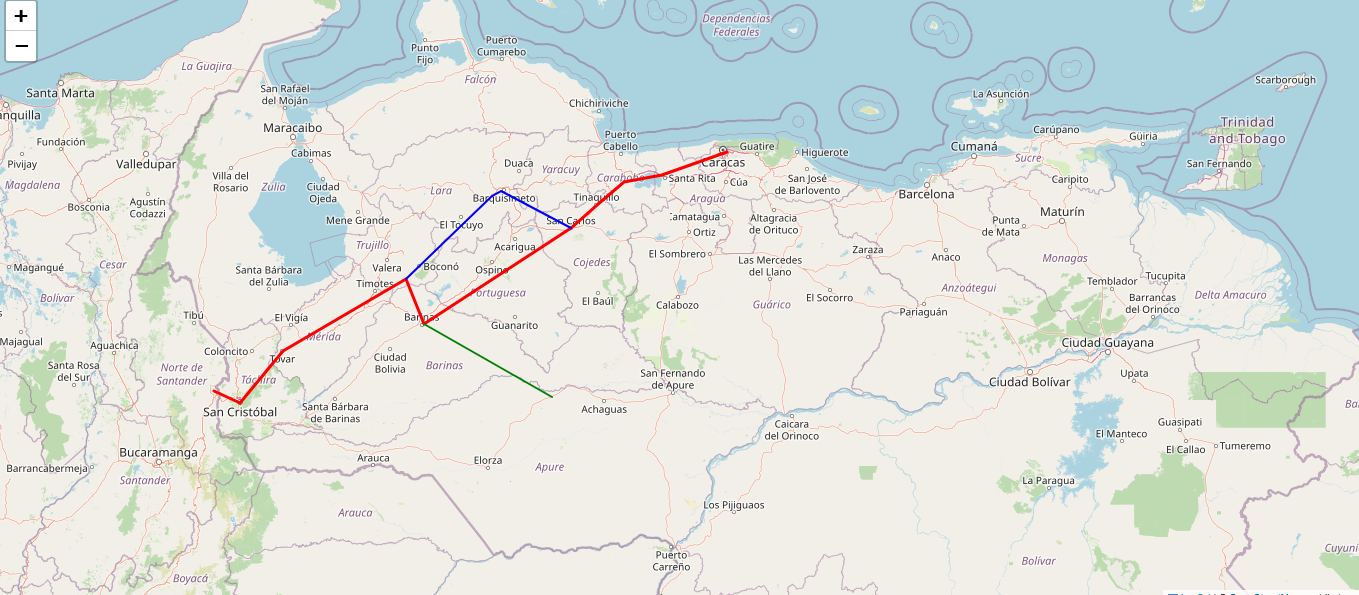

The script that saved this image:

import folium
import webbrowser

 
lat = +8.92416
lon = -67.42929
zoom_start = 7

m = folium.Map(location=[lat, lon], zoom_start=zoom_start)

#####   # Cucuta, San Cristobal , Tovar, Niquitao, Barinas, San Carlos, Tinaquillo, Valencia, Maracay, Caracas
####
locations = [
    [
        (7.89391, -72.50782),   (7.76694, -72.225), ],
    [
        (7.76694, -72.225), (8.33015, -71.75277),  ],
    [
        (8.33015, -71.75277), (9.1130556, -70.4008333),    ],
 [ 
         (9.1130556, -70.4008333), (8.62261, -70.20749),    ],
    [
         (8.62261, -70.20749), (9.66415, -68.58659),     ],
    [
        (9.66415, -68.58659), (9.91861, -68.30472),      ], 
    [
         (9.91861, -68.30472), (10.16202, -68.00765),    ],
    [
         (10.16202, -68.00765), (10.23535, -67.59113),    ],
    [
       (10.23535, -67.59113), (10.48801, -66.87919) 
    ],
   
]
########### 
folium.PolyLine(
    locations=locations,
    color="red",
    weight=3,
    opacity=1,
    smooth_factor=80,
).add_to(m)

#################################
#####   # Niquitao, Horcones, Barquisimeto, San Carlos 
####          10.0647, -69.35703    10.0122, -69.4508
locations = [
    [
        (9.1130556, -70.4008333), (10.0122, -69.4508), ],
    [
        (10.0122, -69.4508), (10.0647, -69.35703), ],
    [
    (10.0647, -69.35703),  (9.66124, -68.58268), ],
     
]
########### 
folium.PolyLine(
    locations=locations,
    color="blue",
    weight=2,
    opacity=1,
    smooth_factor=80,
).add_to(m)
#######################################

#####   #   Barinas, Mucurita
####
locations = [
     
    [
          (8.62261, -70.20749),
    (7.83333,  -68.8)
    ],
   
]
########### 
folium.PolyLine(
    locations=locations,
    color="green",
    weight=2,
    opacity=1,
    smooth_factor=80,
).add_to(m)

m
m.save("route_campana.html")

webbrowser.open("route_campana.html")

 
 